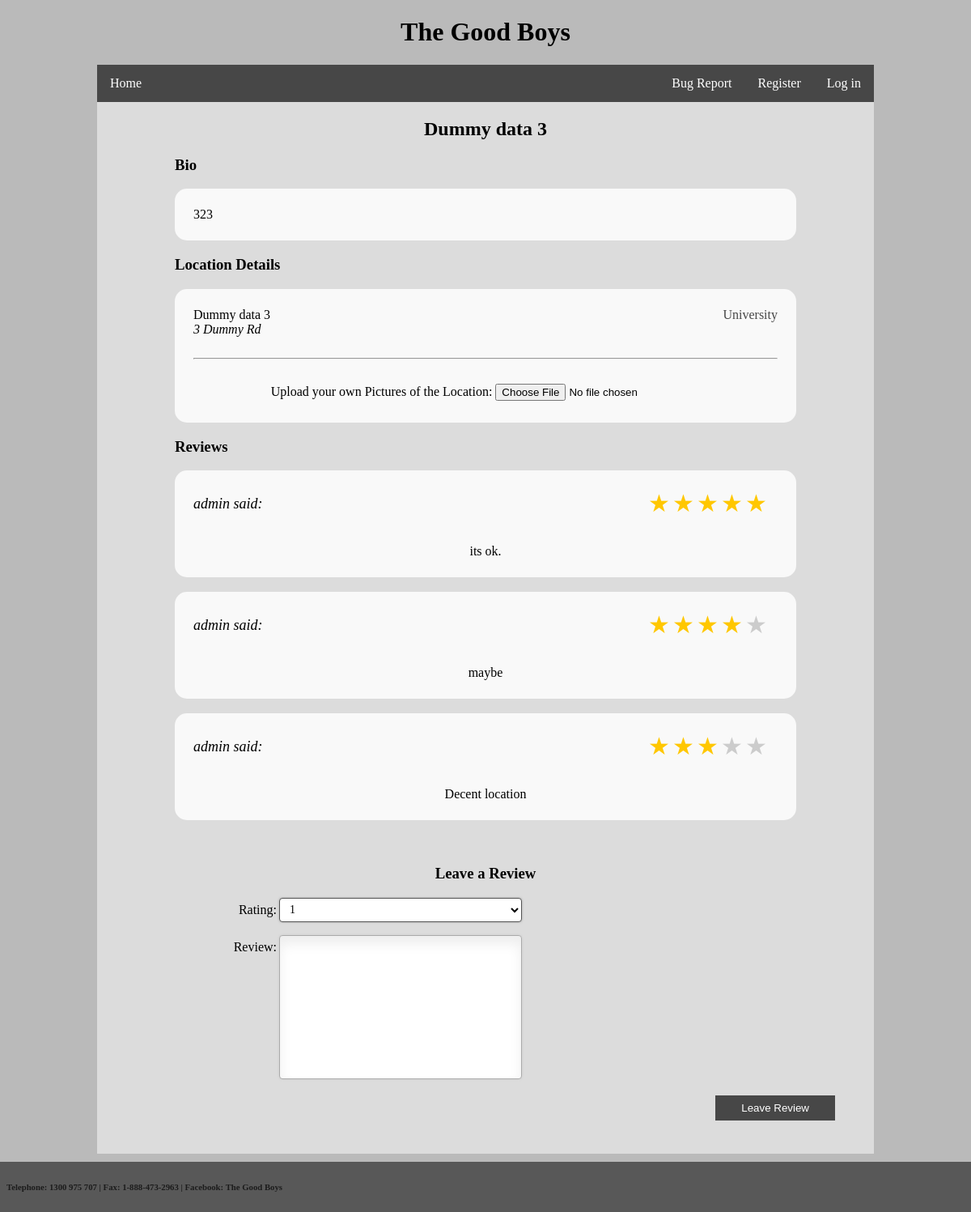
The page /location/individual/3/ on the database as committed earlier.
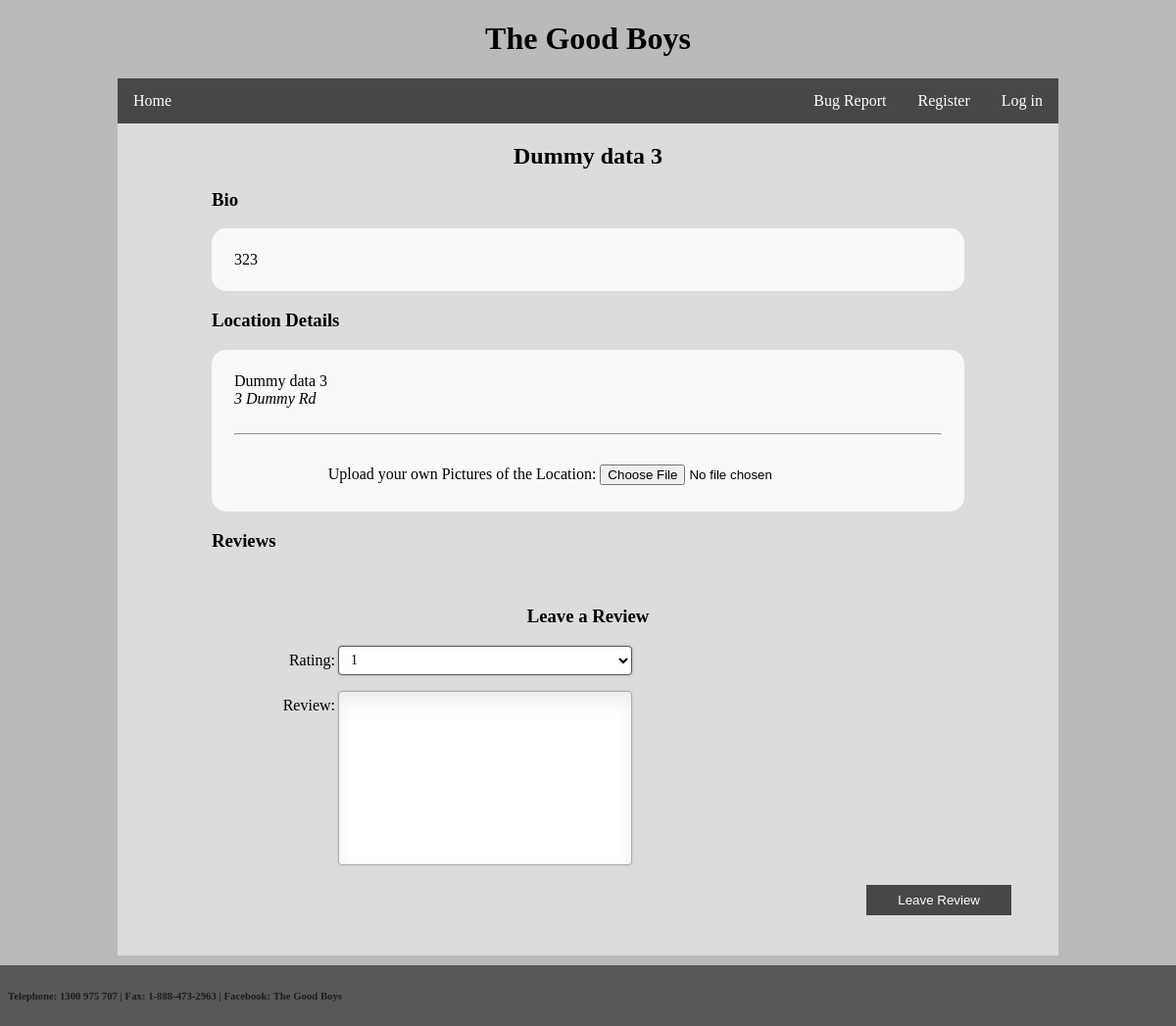
The same page on the database as committed later.
### sprint1/models.py (models this page shows, shortened)
class Location(models.Model):
    locationName = models.CharField(max_length=254, null=True)
    latitude = models.FloatField(null=True)
    longitude = models.FloatField(null=True)
    locationAddress = models.CharField(max_length=254, null=True)
    locationBio = models.TextField(max_length=511, null=True)
    locationType = models.IntegerField(null=True)
    locationImagePath = models.CharField(max_length=127, null=True)

class Review(models.Model):
    user = models.ForeignKey(Profile)
    location = models.ForeignKey(Location)
    reviewText = models.TextField(max_length=1023)
    rating = models.IntegerField(default=1, choices=ratings)

### sprint1/views.py (the view)
# urls.py: url(r'^location/individual/(?P<location_id>[0-9]+)/$', views.locations, name='locations'),
def locations(request, location_id):
    if (request.user.is_authenticated()):
        submitButton = '<button class="pretty-button" type="submit" >Leave Review</button><br />'
        navBar = navBarFunc(request)
    else:
        navBar = navBarFunc(request)
        submitButton = '<button class="pretty-button" type="submit" disabled>Leave Review</button><br /><br /><div class="centered-content">You need to be logged in to submit a review</div>'
    try:
        locationId = int(location_id)
        l = Location.objects.get(id=locationId)
        locationName = l.locationName
        locationBio = l.locationBio
        locationAddress = l.locationAddress
        locationTypeId = l.locationType
    except:
        notification = "This location does not exist"
        context_dict = {'navBar' : navBar, 'notification' : notification,}
        return render(request, 'notification.html', context=context_dict)
    tags = ""
    locationType = locationTypeOutput(locationTypeId)
    if request.method == 'POST':
        form = ReviewForm(request.POST)
        if form.is_valid():
            instance = form.save(commit=False)
            instance.location_id = locationId
            instance.user = Profile.objects.get(user=(request.user))
            instance.save()
            return HttpResponseRedirect("")
    else:
        form = ReviewForm()
    ReviewList = ReviewOutput(locationId)
    context_dict = {'submitButton': submitButton, 'form': form, 'ReviewList': ReviewList, 'navBar' : navBar, 'location_id' : location_id, 'locationName': locationName, 'locationBio': locationBio, 'locationAddress': locationAddress, 'locationType': locationType}
    return render(request, 'viewLocation.html', context=context_dict)

### sprint1/forms.py
class ReviewForm(ModelForm):
    class Meta:
        model = Review
        fields = ['rating', 'reviewText']
        labels = {'reviewText': 'Review', 'rating': 'Rating'}

### sprint1/models.py (called while the page is built)
    def __str__(self):
        return self.user.username

### sprint1/views.py (called while the page is built)
def locationTypeOutput(locationTypeId):
    if locationTypeId == 1:
        return "Library"
    elif locationTypeId == 2:
        return "Hotel"
    elif locationTypeId == 3:
        return "University"
    elif locationTypeId == 4:
        return "Museum"
    elif locationTypeId == 5:
        return "Public Space"
    else:
        return ""

### templates/viewLocation.html (shortened to what this page needs)
{% extends 'base.html' %}
{% load widget_tweaks %}
{% block content %}
<h2 style="width: 100%; text-align: center;">{{ locationName }}</h2>
<h3 style="margin-left: 10%">Bio</h3>
<table class="info" width="80%" align="center">
    <tbody>
        <tr>
            <td>
                {{ locationBio }}
            </td>
        </tr>
    </tbody>
</table>
<form>
    <h3 style="margin-left: 10%">Location Details</h3>
    <table class="info" width="80%" align="center">
        <tr>
            <td>
                {{ locationName }}
                <span style="float:right; color: #474747;">{{ locationType }}</span><br />
                <i>{{ locationAddress }}</i><br />
                <br />
                <hr />
            </td>
        </tr>
        <tr>
            <td>
        <br />
                <div class="centered-content">
                    <label for="picture">Upload your own Pictures of the Location:</label>
                    <input type="file" name="picture" accept="image/*" />
                </div>
            </td>
        </tr>
        <tr>
            <td>
            </td>
        </tr>
    </table>
    <h3 style="margin-left: 10%">Reviews</h3>
    {% autoescape off %}
        {% for review in ReviewList %}
            {{ review }}
        {% endfor %}
    {% endautoescape %}
        <br />
</form>
<h3 style="text-align:center;">Leave a Review</h3>
<form method="post">
  <div class="form">
  {% for field in form.visible_fields %}
  <ul>
    <li>
      {{ field.label_tag }}
      {% render_field field %}
    </li>
  </ul>
  {% endfor %}
  </div>
  <div class="form-actions">
    <button type="submit" style="float:right; margin-right: 5%">Leave Review</button>
  </div>
</form>
<br />
<br />
{% endblock %}

### templates/base.html (shortened to what this page needs)
{% load staticfiles %}
<!DOCTYPE html>
<html>
<head>
    <link rel="stylesheet" type="text/css" href="{% static "css/styles.css" %}">
    <div class="header">
        <h1>The Good Boys</h1>
    </div>
</head>
<body>
<div class="main-content">
    <div class="nav-wrap">
        {% autoescape off %}
        {{ navBar }}
        {% endautoescape %}
    </div>
        {% block content %}
        {% endblock %}
        <br /><br />
</div>
<br /><br /><br /><br />
    <div class="footermain">
        <h6>&nbsp&nbsp&nbspTelephone: 1300 975 707 | Fax: 1-888-473-2963 | Facebook: <a href="https://www.facebook.com/groups/122820418378364">The Good Boys</a></h6>
	</div>
</body>
</html>

### static/css/styles.css (style rules this page uses)
html { background-color: #BABABA; box-sizing: border-box; font-family: 'Source Sans Pro', sans-serif; }
*, *:before, *:after { box-sizing: inherit; }
.info { border: none; background-color: #F9F9F9; }
.main-content { margin-left: 10%; margin-right: 10%; background-color: #DCDCDC; }
.header { text-align: center; }
.nav-wrap { padding: 0em; }
.nav-wrap ul { list-style-type: none; margin: 0; padding: 0; overflow: hidden; background-color: #474747; }
.nav-wrap li.right { float: right; }
.nav-wrap li { float: left; }
.nav-wrap li a { display: block; color: white; text-decoration: none; padding: 14px 16px; -webkit-transition-duration: 0.2s; transition-duration: 0.2s; }
button { background-color: #474747; border: none; color: white; padding: 8px 32px; text-align: center; text-decoration: none; display: inline-block; -webkit-transition-duration: 0.4s; transition-duration: 0.4s; cursor: pointer; }
body { position: relative; margin: 0; min-height: 100%; font-family: 'Arial Rounded MT'; color: black; }
table { border-radius: 15px; border: 2px solid #000000; background: #FFFFFF; padding: 20px; }
a { text-decoration: none; }
.footermain { opacity: 0.85; position: fixed; right: 0; bottom: 0; left: 0; width: 100%; background-color: #474747; background-attachment: scroll; background-repeat: repeat; background-position: 0%; }
.footermain a { color: #000; }
.centered-content { text-align: center; }
.form ul { width: 750px; list-style-type: none; list-style-position: outside; padding: 0px; }
.form li { position: relative; }
.form label { width: 150px; margin-left: 10%; margin-top: 3px; display: inline-block; float: left; padding: 3px; text-align: right; }
.form input, .form select, .form input:disabled { height: 30px; width: 300px; padding: 5px 8px; font-size: 14px; font-family: inherit; }
.form textarea { padding: 8px; width: 300px; resize: none; font-size: 14px; font-family: inherit; }
.form input, .form select, .form textarea, .form input:disabled { border: 1px solid #aaa; box-shadow: 0px 0px 3px #ccc, 0 10px 15px #eee inset; border-radius: 4px; }
.form input:focus, .form select, .form textarea:focus { background: #fff; border: 1px solid #555; box-shadow: 0 0 3px #aaa; }

Rows that differ between the two databases and show on the page:
removed Review: reviewText "admin said: its ok."
removed Review: reviewText "admin said: maybe"
removed Review: reviewText "admin said: Decent location"
Other text that changed with them:
{{ locationType }}: "University" → (not shown)
